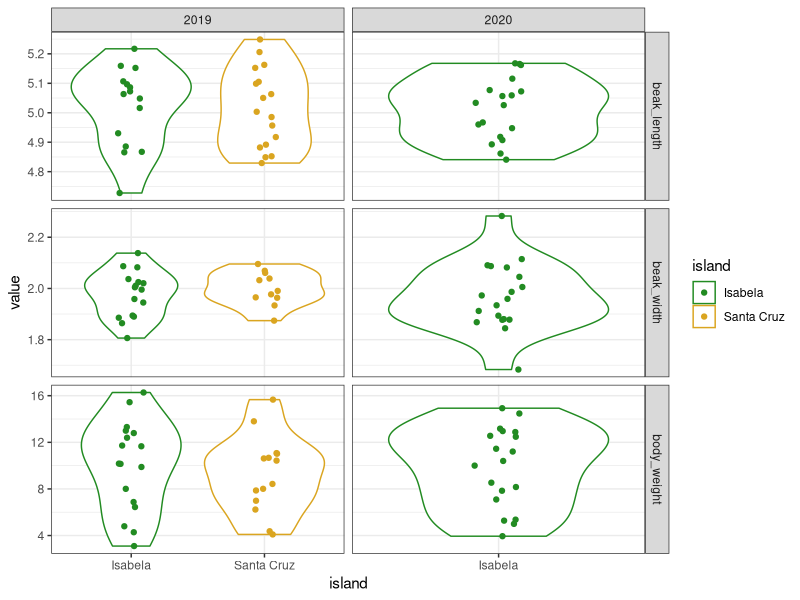
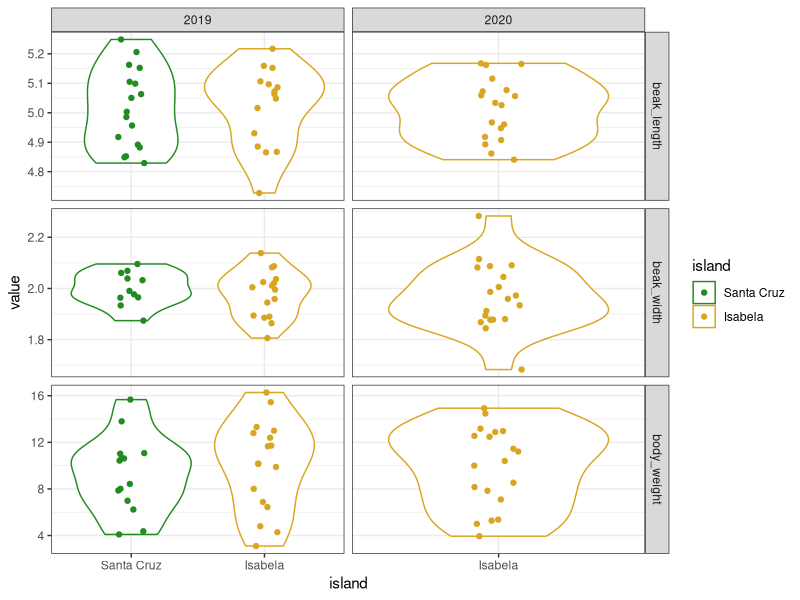

Source code (R) for these figures, in order:
## ---- chunk 1
library(tibble)
library(tidyr)
## ---- chunk 2
# Make a data frame
data.frame(who = c("Pratik", "Theo", "Raph"), chapt = c("1, 4", "3", "2, 5"))

# Or an equivalent tibble
tibble(who = c("Pratik", "Theo", "Raph"), chapt = c("1, 4", "3", "2, 5"))
## ---- chunk 3
tribble(
  ~who, ~chapt,
  "Pratik", "1, 4",
  "Theo", "3",
  "Raph", "2, 5"
)
## ---- chunk 4
# Perform a PCA on mtcars 
pca_scores <- prcomp(mtcars)$x
head(pca_scores) # looks like a data frame or a tibble...
class(pca_scores) # but is actually a matrix

# Convert to tibble
as_tibble(pca_scores)
## ---- chunk 5
# We first simulate random data
beak_lengths <- rnorm(100, mean = 5, sd = 0.1)
beak_widths <- rnorm(100, mean = 2, sd = 0.1)
body_weights <- rgamma(100, shape = 10, rate = 1)
islands <- rep(c("Isabela", "Santa Cruz"), each = 50)

# Assemble into a tibble
data <- tibble(
  id = 1:100,
  body_weight = body_weights,
  beak_length = beak_lengths,  
  beak_width = beak_widths,
  island = islands
)

# Snapshot
data
## ---- chunk 6
data <- pivot_longer(
  data, 
  cols = c("body_weight", "beak_length", "beak_width"),
  names_to = "variable"
)
data
## ---- chunk 7
# Make a contingency table
ctg <- with(data, table(island, variable))
ctg
## ---- chunk 8
# Contingency table is pivoted to the long-format automatically
as_tibble(ctg)
## ---- chunk 9
pivot_wider(
  data, 
  names_from = "variable", 
  values_from = "value", 
  id_cols = c("id", "island")
)
## ---- chunk 10
# We replace 100 random observations by NAs
ii <- sample(nrow(data), 100)
data$value[ii] <- NA
data
## ---- chunk 11
drop_na(data, value)
## ---- chunk 12
replace_na(data, replace = list(value = -999))
## ---- chunk 13
fill(data, value)
## ---- chunk 14
# Sample random dates for each observation
data$day <- sample(30, nrow(data), replace = TRUE)
data$month <- sample(12, nrow(data), replace = TRUE)
data$year <- sample(2019:2020, nrow(data), replace = TRUE)
data
## ---- chunk 15
data <- unite(data, day, month, year, col = "date", sep = "-")
data
## ---- chunk 16
separate(data, date, into = c("day", "month", "year"))
## ---- chunk 17
separate_rows(data, date)
## ---- chunk 18
data <- separate(data, date, into = c("day", "month", "year"))
to_rm <- with(data, island == "Santa Cruz" & year == "2020")
data <- data[!to_rm,]
tail(data)
## ---- chunk 19
expand_grid(
  island = c("Isabela", "Santa Cruz"), 
  year = c("2019", "2020")
)
## ---- chunk 20
expand(data, island, year)
## ---- chunk 21
nrow_Isabela <- with(data, length(which(island == "Isabela")))
nrow_SantaCruz <- with(data, length(which(island == "Santa Cruz")))
sites_Isabela <- sample(c("A", "B"), size = nrow_Isabela, replace = TRUE)
sites_SantaCruz <- sample(c("C", "D"), size = nrow_SantaCruz, replace = TRUE)
sites <- c(sites_Isabela, sites_SantaCruz)
data$site <- sites
data
## ---- chunk 22
expand(data, nesting(island, site, year))
## ---- chunk 23
expand(data, crossing(nesting(island, site), year)) # both can be used together
## ---- chunk 24
tail(complete(data, crossing(nesting(island, site), year))) 
# the last row has been added, full of NAs
## ---- chunk 25
library(forcats)
## ---- chunk 26
my_char_vec <- c("Pratik", "Theo", "Raph")
my_char_vec
## ---- chunk 27
my_fact_vec <- factor(my_char_vec) # as.factor would work too
my_fact_vec
## ---- chunk 28
factor(c(my_char_vec, "Raph"))
## ---- chunk 29
levels(my_fact_vec)
## ---- chunk 30
# Make the plotting code a function so we can re-use it without copying and pasting
my_plot <- function(data) {
  
  # We do not cover the ggplot functions in this chapter, this is just to
  # illustrate our use-case, wait until chapter 5!
  library(ggplot2)
  ggplot(data, aes(x = island, y = value, color = island)) + 
    geom_violin() + 
    geom_jitter(width = 0.1) +
    facet_grid(variable ~ year, scales = "free") +
    theme_bw() +
    scale_color_manual(values = c("forestgreen", "goldenrod"))
  
}

my_plot(data)
# Remember that data are missing from Santa Cruz in 2020
## ---- chunk 31
data$island <- as.factor(data$island) # turn this column into a factor
data$island <- fct_relevel(data$island, c("Santa Cruz", "Isabela"))
my_plot(data) # order of islands has changed!
## ---- chunk 32
data$island[1:10]
fct_relevel(data$island, c("Isabela", "Santa Cruz"))[1:10] # same thing, different levels
## ---- chunk 33
data$variable <- as.factor(data$variable)
levels(data$variable)
levels(fct_inorder(data$variable))
## ---- chunk 34
levels(fct_rev(data$island)) # back in the alphabetical order
## ---- chunk 35
fct_recode(
  my_fact_vec, 
  "Pratik Gupte" = "Pratik", 
  "Theo Pannetier" = "Theo", 
  "Raphael Scherrer" = "Raph"
)
## ---- chunk 36
fct_collapse(my_fact_vec, EU = c("Theo", "Raph"), NonEU = "Pratik")
## ---- chunk 37
data <- data[data$island == "Santa Cruz",] # keep only one island
unique(data$island) # Isabela is gone from the labels
levels(data$island) # but not from the levels
## ---- chunk 38
data <- droplevels(data)
levels(data$island)
## ---- chunk 39
data$island <- fct_drop(data$island)
